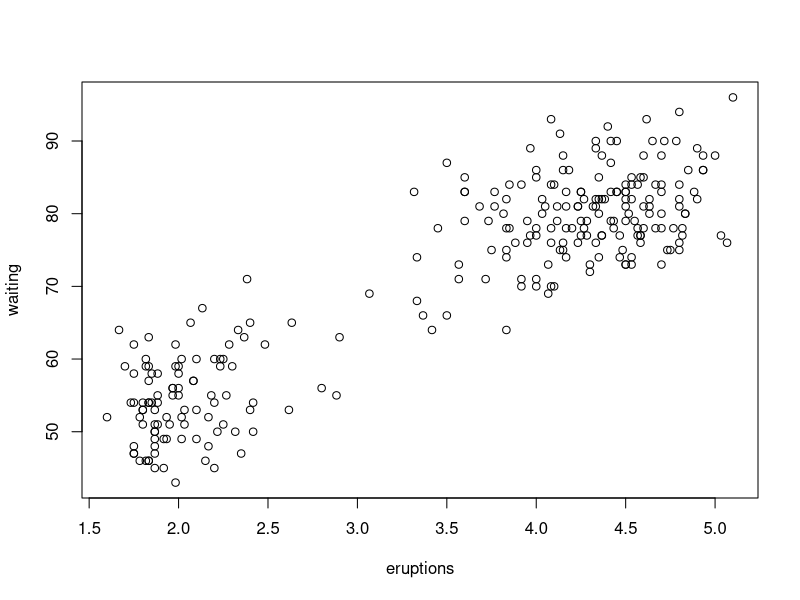
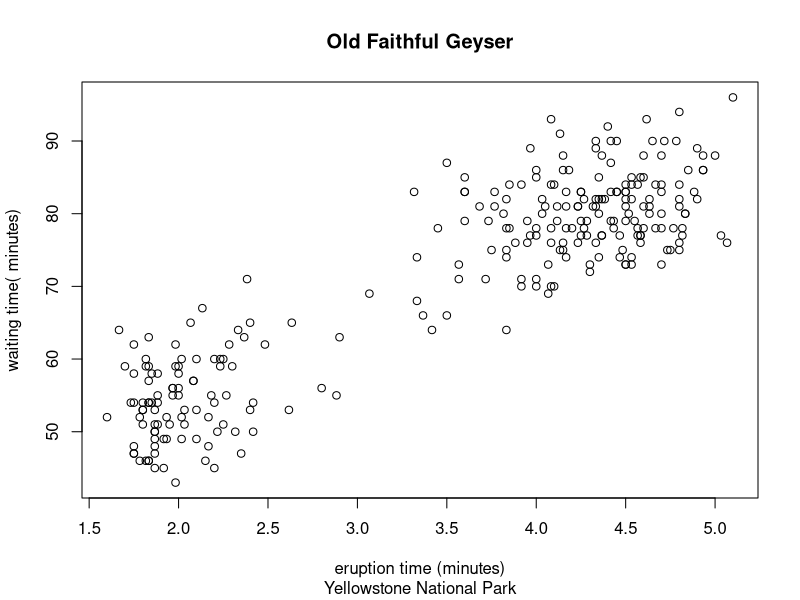
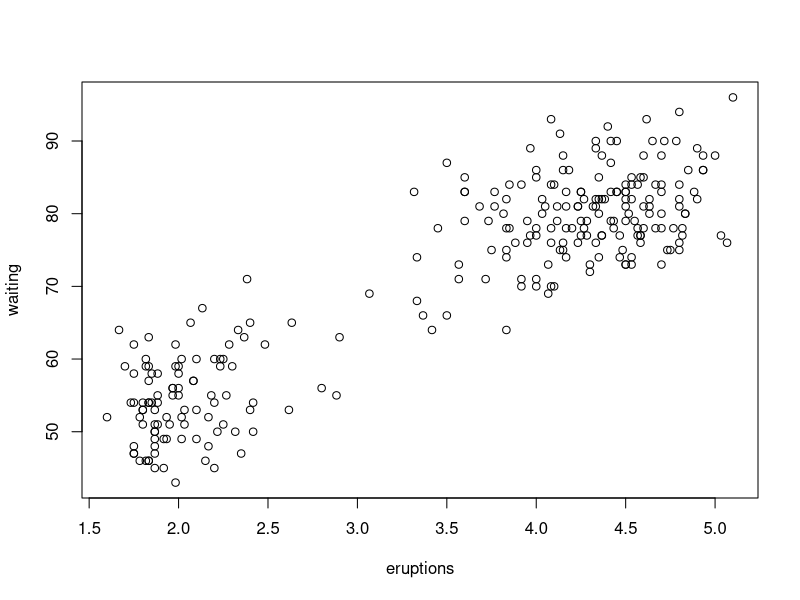
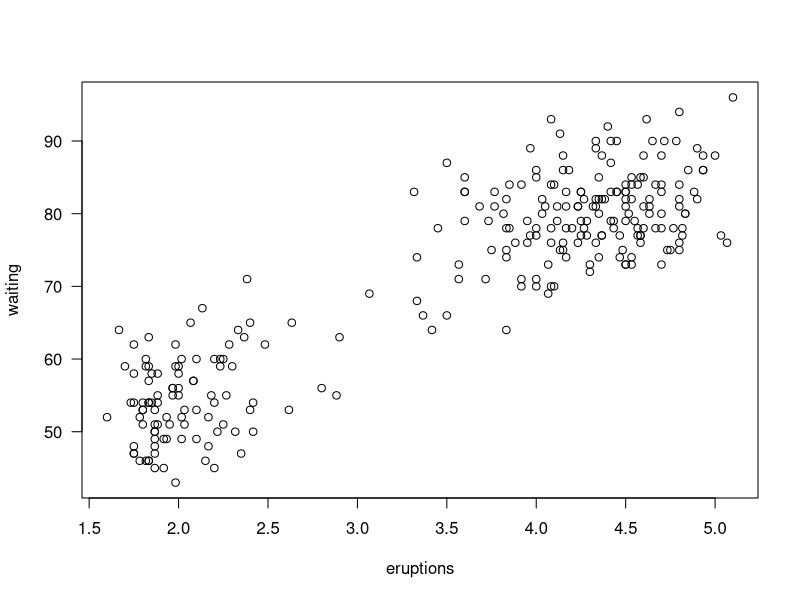
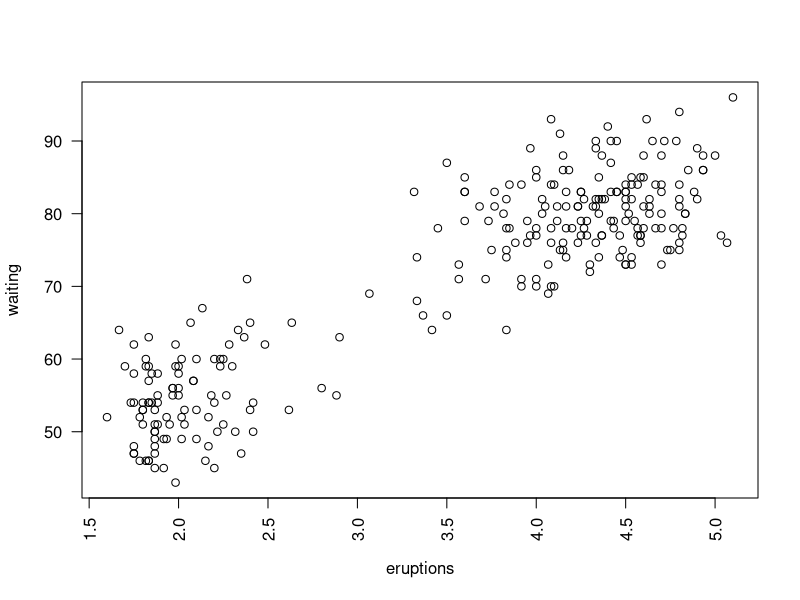
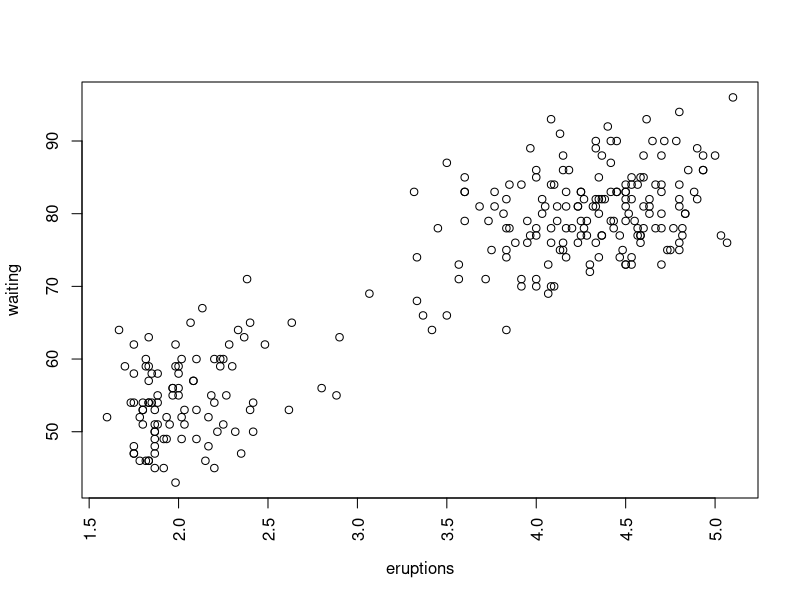
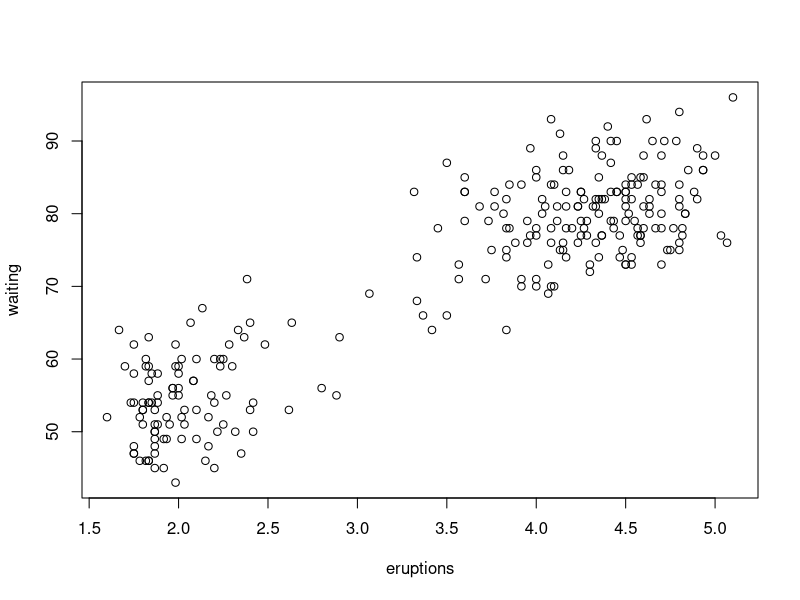
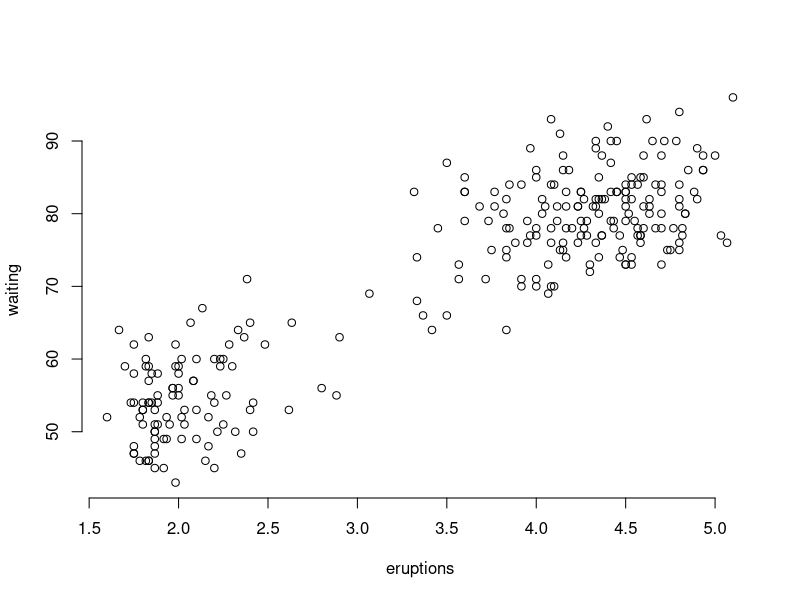

The R source for these figures, in order: (Note: this script raises an error after producing the figures.)
#####<그래프 파라미터>

plot(faithful)
#####제목과 축#####
plot(faithful,
     main = "Old Faithful Geyser",        #제목
     sub = "Yellowstone National Park",   #부제목
     xlab = "eruption time (minutes)",    #x축
     ylab = "waiting time( minutes)")     #y축



plot(faithful, las = 0) #기본값
plot(faithful, las = 1) #수평으로 바뀜
plot(faithful, las = 2) #x축이 직각으로 바뀜
plot(faithful, las = 3) #y축이 수직으로 변경

#그래프 영역을 둘러싼 박스형태로 변경하기 위해서는 bty인수 사용
plot(faithful, bty = "o") #기본값
plot(faithful, bty = "n") #주면 박스 테두리를 지워줌
plot(faithful, bty = "l") #L모양으로 변경해준다
plot(faithful, bty = "]") #]모양으로 변경해준다








#####심볼과 선#####

#선을 지정하는 방법 pch형식
#0~25까지의 모양으로 표현 가능
plot(faithful, pch = 25)
plot(faithful, pch = 2)
plot(faithful, pch = 3)
#색상도 뒤에 숫자로 변경 가능하다
plot(faithful, pch = 4, col = "green4") 

#21번같은 경우에는 겉에 색상과 속에 생각을 다르게 표현이 가능하다
#col는 테두리 색상  /  bg는 속에 색상
plot(faithful, pch = 21, col = "dimgray", bg = "red" ) 
plot(faithful, pch = 22, col = "green4", bg = "red") 


str(LakeHuron)
plot(LakeHuron) # plot(LakeHuron, lty = "solid")
                # plot(LakeHuron, lty = 1)
plot(LakeHuron, lty = "dashed") 
plot(LakeHuron, lty = "dotted")
plot(LakeHuron, lty = "dotdash")
plot(LakeHuron, lty = "longdash")
plot(LakeHuron, lty = "twodash") #plot(LakeHuron, lty = 2)

plot(LakeHuron, lty = 1)
plot(LakeHuron, lty = 2)
plot(LakeHuron, lty = 3, col = "red") #색상 넣기도 가능






#####그래프 유형#####
str(pressure)
#기온과 기압을 보여주는 산점도
plot(pressure) #p가 자동으로 설정된다
plot(pressure, type = "p") #p는 기본값 설정

plot(pressure, type = "l") #산점도가 선도표로 변경
plot(pressure, type = "b") #점과 선 함께 표현
plot(pressure, type = "o") #점과 선이 겹쳐서 표현
plot(pressure, type = "h") #수직선으로 히스토그램처럼 표현
plot(pressure, type = "s") #계단식 표현
plot(pressure, type = "n") #아무것도 그려지지 않는다(그래프 초기화)




#백지에 만들어보기

x <- 1:10
y1 <- exp(1:10)
y2 <- exp(10:1)

plot(x, y1, xlab = "x", ylab = "y", type = "n") #우선 산점도를 만든다
lines(x, y1, type = "o", pch = 21, col = "red")
lines(x, y2, type = "o", pch = 22, col = "blue")


#격자선
plot(faithful)
plot(faithful, type = "n")
grid()
points(faithful, pch = 19, col = "blue")



#이렇게 해도 되지만
#grid함수가 기존 그래프를 덮어버린다
plot(faithful, pch = 19, col = "blue")
grid()



#####색상#####
#colors in r 홈페이지 참고
#http://www.stat.columbia.edu/~tzheng/files/Rcolor.pdf
colors()

install.packages("rainbow")
palette() #col인수에 8개의 인덱스를 이용해서 사용 가능하다 [1~8]
palette(rainbow(6))
palette("default") #기본색상으로 돌아감


#하양색 출력 코드
#col = "white", col = "#FFFFFF", rgb(1, 1, 1), col = hsv(0, 0, 1)


n <- 12
pie(rep(1, n), col = 1:n) 

rainbow()
heat.colors()  #따뜻한 색감
terrain.colors() #초록색 파랑색 노랑색 느낌
topo.colors() #초록색 파랑색 노랑색 느낌
cm.colors() #마젠타색
gray() #회색조의 그라데이션 효과


pie(rep(1, n), col = rainbow(n)) 
pie(rep(1, n), col = heat.colors(n)) 
pie(rep(1, n), col = terrain.colors(n)) 
pie(rep(1, n), col = topo.colors(n))
pie(rep(1, n), col = cm.colors(n))
pie(rep(1, n), col = gray(level = seq(0, 1, length = n)))

#투명도
pie(rep(1, n), col = rainbow(n, alpha = seq(0, 1, length = n))) 
pie(rep(1, n), col = gray(level = seq(0, 1, length = n),
                          alpha = seq(0, 1, length = n))) 



library(RColorBrewer)
display.brewer.all()#색상 종류와 색상 확인
display.brewer.pal(3, "Dark2") #특정색상 팔레트로부터 색상을 추출
display.brewer.pal(9, "Blues")

n <- 9
pie(rep(1,n), col = brewer.pal(n, "Blues"))
pie(rep(1,n), col = brewer.pal(n, "Greens"))
pie(rep(1,n), col = brewer.pal(n, "BuGn"))



plot(faithful, pch = 19, col = "tomato",
     main = "Old Faithful Geyser",        #제목
     sub = "Yellowstone National Park",   #부제목
     xlab = "eruption time (minutes)",    #x축
     ylab = "waiting time( minutes)",
     col.main = "navy", col.sub = "purple",
     col.lab = "royalblue", col.axis = "brown") 




#크기
x <- seq(0.5, 1.5, 0.25)
y <- rep(1, length(x))
#cex에 x벡터 지정
#x벡터의 각 원소값에 대응되는 크기를 갖는 점들이 그려지게 된다.
plot(x, y, pch = 19, cex = x,
     main = "Effects of cex on symbol and text size")

#labels = x -> 텍스트에 추가할 함수로 x벡터 입력
text(x, y + 0.2, labels = x, cex = x)



#그래프 제목의 변경
#cex.main(제목)=1.5(50%크게)
#cex.lab(축이름의 크기) = 1.0(본래와 동일)
#cex.axis(축레이블) = 0.75(25%작게)
plot(x, y, pch = 19, cex = x,
     main = "Effects of cex on symbol and text size",
     cex.main = 1.5, cex.lab = 1.0, cex.axis = 0.75)


#lwd -> 선의 굵기
plot(LakeHuron, lwd = 1)


#글꼴과 글씨체
windowsFonts()


plot(faithful,
     main = "Old Faithful Geyser",        #제목
     sub = "Yellowstone National Park",   #부제목
     xlab = "eruption time (minutes)",    #x축
     ylab = "waiting time( minutes)",
     family = "sans")








windowsFonts(
    A = windowsFont("Arial Black"),
    B = windowsFont("Book Antiqua"),
    C = WindowsFont("Calisto MT")
)

plot(faithful,
     main = "Old Faithful Geyser",        #제목
     sub = "Yellowstone National Park",   #부제목
     xlab = "eruption time (minutes)",    #x축
     ylab = "waiting time( minutes)",
     family = "C")





#폰트크기

plot(faithful, pch = 19, col = "tomato",
     main = "Old Faithful Geyser",        #제목
     sub = "Yellowstone National Park",   #부제목
     xlab = "eruption time (minutes)",    #x축
     ylab = "waiting time( minutes)",
     family = "serif",
     font.main = 4, font.sub = 1,
     font.lab = 3, font.axis = 2)










